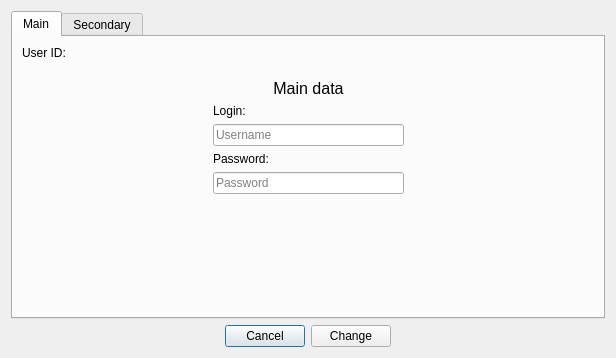
<?xml version="1.0" encoding="UTF-8"?>
<ui version="4.0">
 <class>ChangeUserFromAdmin</class>
 <widget class="QDialog" name="ChangeUserFromAdmin">
  <property name="geometry">
   <rect>
    <x>0</x>
    <y>0</y>
    <width>616</width>
    <height>358</height>
   </rect>
  </property>
  <property name="windowTitle">
   <string>Dialog</string>
  </property>
  <layout class="QGridLayout" name="gridLayout_2">
   <item row="0" column="0" colspan="3">
    <widget class="QTabWidget" name="tabWidget">
     <property name="currentIndex">
      <number>0</number>
     </property>
     <widget class="QWidget" name="Main">
      <attribute name="title">
       <string>Main</string>
      </attribute>
      <layout class="QGridLayout" name="gridLayout">
       <item row="4" column="2">
        <spacer name="verticalSpacer_3">
         <property name="orientation">
          <enum>Qt::Vertical</enum>
         </property>
         <property name="sizeHint" stdset="0">
          <size>
           <width>20</width>
           <height>124</height>
          </size>
         </property>
        </spacer>
       </item>
       <item row="3" column="3">
        <spacer name="horizontalSpacer_4">
         <property name="orientation">
          <enum>Qt::Horizontal</enum>
         </property>
         <property name="sizeHint" stdset="0">
          <size>
           <width>185</width>
           <height>20</height>
          </size>
         </property>
        </spacer>
       </item>
       <item row="0" column="2" rowspan="2">
        <spacer name="verticalSpacer_2">
         <property name="orientation">
          <enum>Qt::Vertical</enum>
         </property>
         <property name="sizeHint" stdset="0">
          <size>
           <width>20</width>
           <height>40</height>
          </size>
         </property>
        </spacer>
       </item>
       <item row="2" column="2" rowspan="2">
        <layout class="QVBoxLayout" name="verticalLayout">
         <item>
          <widget class="QLabel" name="label">
           <property name="font">
            <font>
             <pointsize>12</pointsize>
            </font>
           </property>
           <property name="text">
            <string>Main data</string>
           </property>
           <property name="alignment">
            <set>Qt::AlignCenter</set>
           </property>
          </widget>
         </item>
         <item>
          <widget class="QLabel" name="label_2">
           <property name="text">
            <string>Login:</string>
           </property>
          </widget>
         </item>
         <item>
          <widget class="QLineEdit" name="lineEditlogin">
           <property name="placeholderText">
            <string>Username</string>
           </property>
          </widget>
         </item>
         <item>
          <widget class="QLabel" name="label_3">
           <property name="text">
            <string>Password:</string>
           </property>
          </widget>
         </item>
         <item>
          <widget class="QLineEdit" name="lineEditpass">
           <property name="echoMode">
            <enum>QLineEdit::NoEcho</enum>
           </property>
           <property name="placeholderText">
            <string>Password</string>
           </property>
          </widget>
         </item>
        </layout>
       </item>
       <item row="0" column="0">
        <widget class="QLabel" name="UserID">
         <property name="text">
          <string>User ID:</string>
         </property>
        </widget>
       </item>
       <item row="3" column="0" colspan="2">
        <spacer name="horizontalSpacer_3">
         <property name="orientation">
          <enum>Qt::Horizontal</enum>
         </property>
         <property name="sizeHint" stdset="0">
          <size>
           <width>185</width>
           <height>20</height>
          </size>
         </property>
        </spacer>
       </item>
      </layout>
     </widget>
     <widget class="QWidget" name="Secondary">
      <attribute name="title">
       <string>Secondary</string>
      </attribute>
      <layout class="QGridLayout" name="gridLayout_3">
       <item row="0" column="2">
        <spacer name="verticalSpacer_4">
         <property name="orientation">
          <enum>Qt::Vertical</enum>
         </property>
         <property name="sizeHint" stdset="0">
          <size>
           <width>20</width>
           <height>67</height>
          </size>
         </property>
        </spacer>
       </item>
       <item row="1" column="2">
        <layout class="QVBoxLayout" name="verticalLayout_2">
         <item>
          <widget class="QLabel" name="label_4">
           <property name="font">
            <font>
             <pointsize>12</pointsize>
            </font>
           </property>
           <property name="text">
            <string>Personal information</string>
           </property>
           <property name="alignment">
            <set>Qt::AlignCenter</set>
           </property>
          </widget>
         </item>
         <item>
          <widget class="QLabel" name="label_5">
           <property name="text">
            <string>Name:</string>
           </property>
          </widget>
         </item>
         <item>
          <widget class="QLineEdit" name="lineEditName">
           <property name="placeholderText">
            <string>First name</string>
           </property>
          </widget>
         </item>
         <item>
          <widget class="QLabel" name="label_6">
           <property name="text">
            <string>Surname:</string>
           </property>
          </widget>
         </item>
         <item>
          <widget class="QLineEdit" name="lineEditSurname">
           <property name="placeholderText">
            <string>Last name</string>
           </property>
          </widget>
         </item>
         <item>
          <widget class="QLabel" name="label_7">
           <property name="text">
            <string>Group:</string>
           </property>
          </widget>
         </item>
         <item>
          <widget class="QLineEdit" name="lineEditgroup">
           <property name="placeholderText">
            <string>Group (KI22-06B)</string>
           </property>
          </widget>
         </item>
        </layout>
       </item>
       <item row="1" column="3">
        <spacer name="horizontalSpacer_7">
         <property name="orientation">
          <enum>Qt::Horizontal</enum>
         </property>
         <property name="sizeHint" stdset="0">
          <size>
           <width>185</width>
           <height>20</height>
          </size>
         </property>
        </spacer>
       </item>
       <item row="2" column="2">
        <spacer name="verticalSpacer">
         <property name="orientation">
          <enum>Qt::Vertical</enum>
         </property>
         <property name="sizeHint" stdset="0">
          <size>
           <width>20</width>
           <height>67</height>
          </size>
         </property>
        </spacer>
       </item>
       <item row="1" column="0" colspan="2">
        <spacer name="horizontalSpacer_8">
         <property name="orientation">
          <enum>Qt::Horizontal</enum>
         </property>
         <property name="sizeHint" stdset="0">
          <size>
           <width>185</width>
           <height>20</height>
          </size>
         </property>
        </spacer>
       </item>
       <item row="0" column="0">
        <widget class="QLabel" name="UserID_2">
         <property name="text">
          <string>User ID:</string>
         </property>
        </widget>
       </item>
      </layout>
     </widget>
    </widget>
   </item>
   <item row="1" column="0">
    <spacer name="horizontalSpacer_6">
     <property name="orientation">
      <enum>Qt::Horizontal</enum>
     </property>
     <property name="sizeHint" stdset="0">
      <size>
       <width>160</width>
       <height>20</height>
      </size>
     </property>
    </spacer>
   </item>
   <item row="1" column="1">
    <layout class="QHBoxLayout" name="horizontalLayout">
     <item>
      <spacer name="horizontalSpacer_2">
       <property name="orientation">
        <enum>Qt::Horizontal</enum>
       </property>
       <property name="sizeHint" stdset="0">
        <size>
         <width>40</width>
         <height>20</height>
        </size>
       </property>
      </spacer>
     </item>
     <item>
      <widget class="QPushButton" name="cancelButton">
       <property name="text">
        <string>Cancel</string>
       </property>
      </widget>
     </item>
     <item>
      <widget class="QPushButton" name="changeButton">
       <property name="text">
        <string>Change</string>
       </property>
      </widget>
     </item>
     <item>
      <spacer name="horizontalSpacer">
       <property name="orientation">
        <enum>Qt::Horizontal</enum>
       </property>
       <property name="sizeHint" stdset="0">
        <size>
         <width>40</width>
         <height>20</height>
        </size>
       </property>
      </spacer>
     </item>
    </layout>
   </item>
   <item row="1" column="2">
    <spacer name="horizontalSpacer_5">
     <property name="orientation">
      <enum>Qt::Horizontal</enum>
     </property>
     <property name="sizeHint" stdset="0">
      <size>
       <width>160</width>
       <height>20</height>
      </size>
     </property>
    </spacer>
   </item>
  </layout>
 </widget>
 <resources/>
 <connections/>
</ui>
